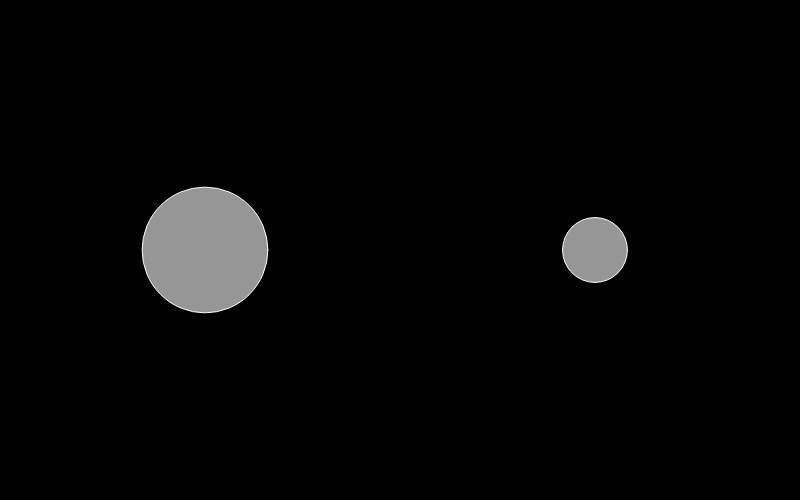
Frame 1 (no input)
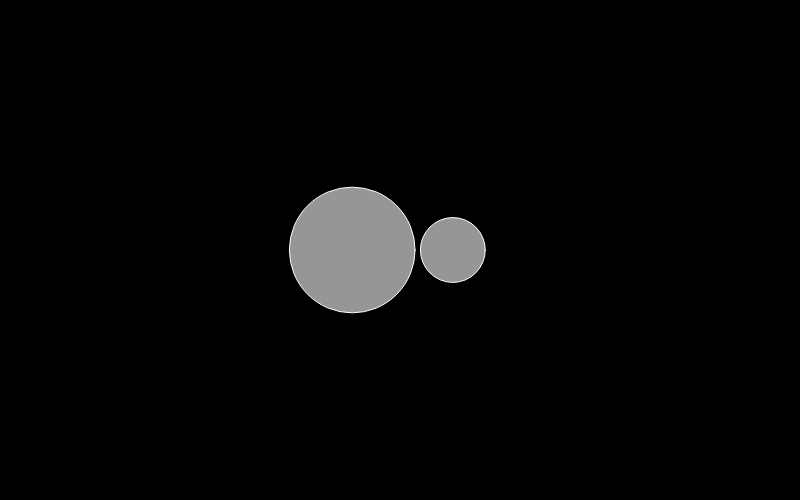
Frame 60 (no input)
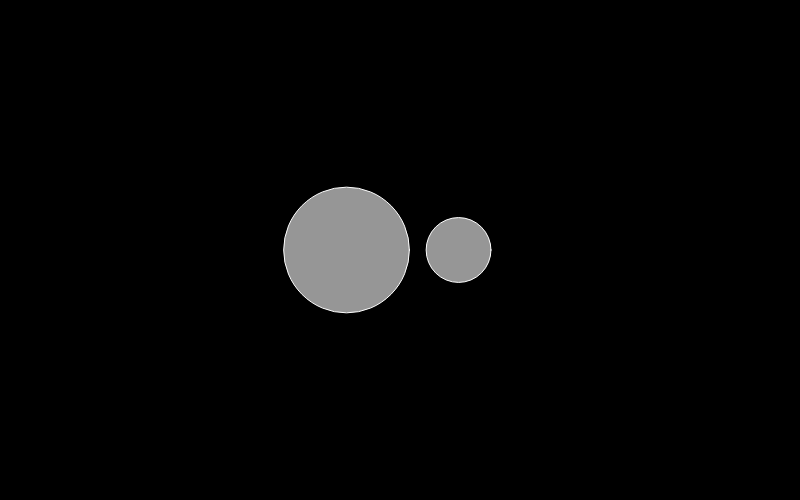
Frame 120 (the mouse pressed at the canvas centre since frame 60)

The p5.js sketch that drew these frames (run headless with seeded random() and noise() and a simulated clock; from frame 60 on, the mouse is pressed at the canvas centre):

// p5.js sketch
// ── sketch.js
var circles = [];


function setup() {
  createCanvas(800, 500);

  circles.push( new Circle(width * 1 / 4, height / 2, 5, 0) );
  circles.push( new Circle(width * 3 / 4, height / 2, -5, 0) );
}


function draw() {
  background(0);

  for (var i = 0; i < circles.length; i++) {
    circles[i].update();
    circles[i].display();

    for (var j = 0; j < circles.length; j++) {
      if (i != j) {
        circles[i].isCollided(circles[j]);
      }
    }

  }
}


function Circle(_x, _y, _xSpd, _ySpd) {

  this.x = _x;
  this.y = _y;
  this.r = random(20, 80);

  this.xSpd = _xSpd;
  this.ySpd = _ySpd;

  this.update = function() {
    this.x += this.xSpd;
    this.y += this.ySpd;
  }
  this.display = function() {
    stroke(255);
    fill(255, 150);
    ellipse(this.x, this.y, this.r * 2, this.r * 2);
  }
  this.isCollided = function(other) {
    var dst = dist(this.x, this.y, other.x, other.y);

    if (dst < this.r + other.r) {
        
      // simple but wrong - I am going to explain this during the workshop
      // this.xSpd *= -1;
      // this.ySpd *= -1;
      // other.xSpd *= -1;
      // other.ySpd *= -1;
      
      // not perfect but useful
      var restitution = 0.001;
      this.xSpd = (this.x - other.x) * restitution;
      this.ySpd = (this.y - other.y) * restitution;
      other.xSpd = (other.x - this.x) * restitution;
      other.ySpd = (other.y - this.y) * restitution;
    }
  }


}
